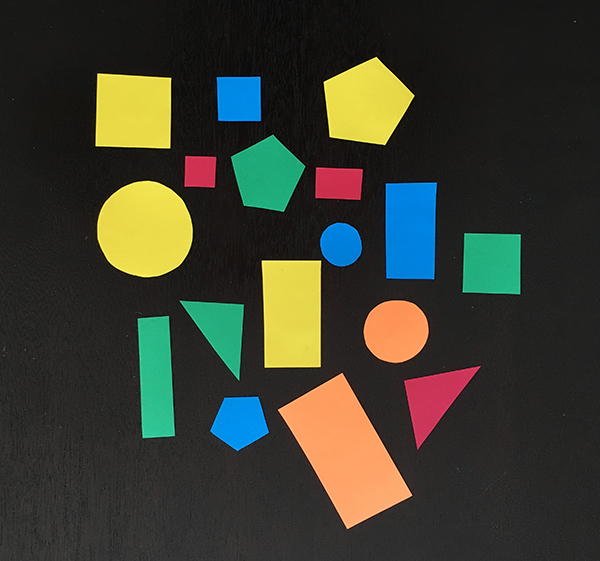
#> input picture src/vision/shape-detection/shapes_and_colors.png, 600 x 561 px, given in place of the camera
$ python camera.py   (older library calls are emulated)
#> lines starting #> are read from the running program, lines starting #| are printed output that depends on the picture; after the words box and inside, x2 and y2 are one past the last pixel; in counts of white or black regions, pixels touching at a corner belong together
import sys, time
from queue import Queue
from time import sleep
from multiprocessing import Process, Manager
import cv2
import os, os.path
sys.path.insert(0, os.getcwd())
# import Software.pour_it_utils

from picamera.array import PiRGBArray
from picamera import PiCamera

class Camera():
    ###########################################################################
    # SETTING UP AND BASIC LOW-LEVEL OPERATION OF CAMERAS
    ###########################################################################

    def __init__(self):
        self.images_path = '' if os.getcwd().endswith('/vision') else 'vision/'
        self.running_on_pi = os.getcwd().startswith('/home/pi')
        self.running_on_dice = os.getcwd().startswith('/afs/inf.ed.ac.uk')
        self.using_picamera = self.running_on_pi

        self.cam_fps = 20.0
        self.custom_shapes_names = ['triangle', 'heart', 'circle', 'star'] #, 'square', 'cross']
        self.custom_shapes_contours = dict()
        self.custom_shape_sim_threshold = 0.07 # similarity threshold; smaller values are more strict

        if not self.using_picamera:
            self.set_logitech_variables()

        self.look_back_window = 0
        self.previously_seen = Queue(maxsize=max(1, self.look_back_window))
        while not self.previously_seen.full():
            self.previously_seen.put('some strange unidentifiable shape')

        self.multi_thread_dict = dict()

        self.setup_camera()


    # Initialises parameters needed for using the Logitech camera, such
    # as the time thresholds needed for getting fresh images from the
    # buffer.
    def set_logitech_variables(self):
        self.cam_id = 0 if self.running_on_pi or self.running_on_dice else 1
        if self.running_on_pi:
            self.cam_buffer_threshold = 0.5 # 0.015
        else:
            self.cam_buffer_threshold = 0.00035
        self.frame_widths = [160,176,320,352,432,544,640,800,960,1184,1280]


    # Only for the Logitech camera if we want multithreading
    # for time-limited fresh image retrieving functionality
    # (note that it's been working fine without this multithreading
    # on Pi 3).
    # [6 lines left out: function setup_multithreading, not called in this run]


    # Returns a camera object with all important parameters set
    # (resolution, FPS, contrast, B&W, etc)
    def setup_camera(self):
        if self.using_picamera:
            self.cam_width = 600
            self.cam_height = 300
            self.camera = PiCamera()
            self.camera.color_effects = (128, 128) #B&w mode
            self.camera.contrast = 70
            self.camera.framerate = self.cam_fps
            self.camera.resolution = (self.cam_width, self.cam_height)
            self.camera.zoom = (0.15, 0.10, 0.7, 0.8)
            self.cam_raw_capture = PiRGBArray(self.camera)

            print("Cam resolution: {}x{}".format(self.camera.resolution[0], self.camera.resolution[1]))

            # allow the camera to warmup
            time.sleep(1)
        else:
            self.cam_width = 160
            self.cam_height = 120
            self.camera = cv2.VideoCapture(self.cam_id)

            self.check_camera()

            # Property codes from here:
            # https://docs.opencv.org/2.4/modules/highgui/doc/reading_and_writing_images_and_video.html#videocapture-set
            # REMEMBER to REMOVE the 'CV_' prefix
            self.camera.set(cv2.CAP_PROP_FRAME_WIDTH, self.cam_width)
            self.camera.set(cv2.CAP_PROP_FRAME_HEIGHT, self.cam_height)
            self.camera.set(cv2.CAP_PROP_FPS, self.cam_fps)
            self.camera.set(cv2.CAP_PROP_CONTRAST, 0.7)
            self.camera.set(cv2.CAP_PROP_SATURATION, 0.0)
            self.camera.set(cv2.CAP_PROP_GAIN, 0.0)


    # Makes sure that camera is running and ready.
    # If not, tries to start the camera until everything is OK.
    def check_camera(self):
        camera_reset = False

        while not self.camera:
            print("Camera not found, setting it up")
            camera_reset = True
            self.setup_camera()

        cam_open = True if self.using_picamera else self.camera.isOpened()
        while not cam_open:
            print("Camera not opened, opening it up")
            if self.using_picamera:
                self.camera = PiCamera()
                sleep(0.1)
            else:
                self.camera.open(self.cam_id)
            cam_open = True if self.using_picamera else self.camera.isOpened()

        if camera_reset:
            if self.using_picamera:
                print("Cam resolution: {}x{}".format(self.camera.resolution[0], self.camera.resolution[1]))
            else:
                print("Cam resolution: {}x{}".format(self.camera.get(cv2.CAP_PROP_FRAME_WIDTH), self.camera.get(cv2.CAP_PROP_FRAME_HEIGHT)))


    # Closes the camera and destroys any graphical windows that
    # have been generated
    # [8 lines left out: function destroy_camera, not called in this run]


    # Lowest-level capturing of an image from any camera.
    def cam_read(self):
        if self.using_picamera:
            self.camera.capture(self.cam_raw_capture, format="bgr")
            image = self.cam_raw_capture.array
            self.cam_raw_capture.truncate(0)
            return None, image
        else:
            r, image = self.camera.read()
            return r, image


    # Basic low-level reading used with the Logitech camera (developed
    # primarily for multithreading scenarios)
    def read_from_logitech_camera(self, return_dict, random_arg=0):
        if self.using_picamera:
            print("ERROR: Cannot use this method with Pi camera!")
        else:
            _, img = self.camera.read()
            return_dict['img'] = img


    # Takes images from camera and throws away those coming from the buffer
    # until it hits a fresh image. How it does this: Uses empirical threshold
    # because it takes much longer to fetch image from the camera than it takes
    # to fetch it just from the buffer.
    def get_fresh_image_from_camera(self, timeToRun=1.0, multiThread=False):
        self.check_camera()

        if self.using_picamera:
            _, image = self.cam_read()
            return image
        else:
            total_start = time.time()
            time_to_fetch = 0
            self.multi_thread_dict['img'] = None

            if multiThread:
                r, i = self.camera.read()

            while time_to_fetch < self.cam_buffer_threshold and time.time() - \
                total_start < timeToRun:
                start = time.time()
                img = None
                self.multi_thread_dict['img'] = None

                if multiThread:
                    cam_process = Process(target=self.read_from_logitech_camera,
                        name="CamProcess", args=(self.multi_thread_dict, 0))
                    cam_process.start()
                    cam_process.join(timeToRun)
                    if cam_process.is_alive():
                        cam_process.terminate()
                else:
                    self.read_from_logitech_camera(self.multi_thread_dict)

                time_to_fetch = time.time() - start
                print("        ({:.4f})".format(time_to_fetch))

            return self.multi_thread_dict['img']


    ###########################################################################
    # WORKING WITH (PRE)DEFINED SHAPES
    ###########################################################################

    # Scans custom shapes using the camera and saves them into files.
    # Does NOT overwrite existing files.
    def capture_custom_shapes(self):
        for n in self.custom_shapes_names:
            fname = self.images_path + n + '.png'
            if not os.path.isfile(fname):
                wait_time = 3
                for i in range(wait_time):
                    print("Taking a shot of {} in {}...".format(n, wait_time - i))
                    sleep(1)

                r, img_raw = self.cam_read()
                image = self.apply_filters(img_raw)
                cv2.imwrite(fname, image)
#> this loop made 4 passes
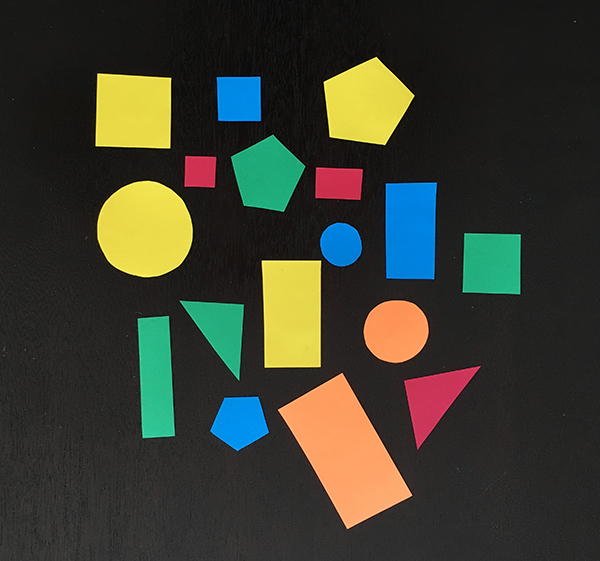
#> input picture src/vision/shape-detection/shapes_and_colors.png, 600 x 561 px, given in place of the camera
#> pass 1, in apply_filters, `image = cv2.cvtColor(image, cv2.COLOR_BGR2GRAY)`:
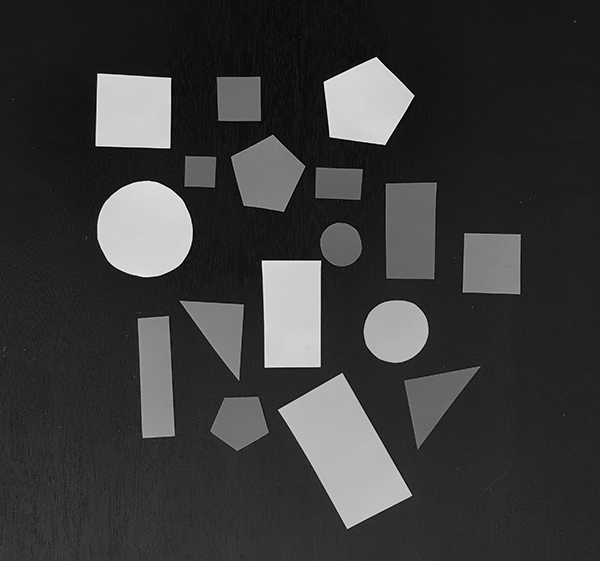
#> image: shape (561, 600); min 0, max 243, mean 58.1
#> pass 1, in apply_filters, `(thresh, image) = cv2.threshold(image, 60, 255, cv2.THRESH_BINARY_INV)`:
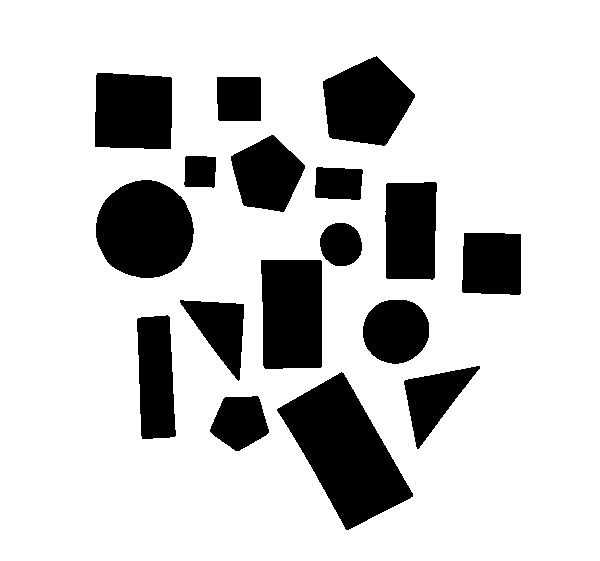
#> image: shape (561, 600); 79.5% white; 17 black regions, largest, box (x1, y1, x2, y2) and area: (277, 372, 413, 530) 10640, (96, 180, 194, 278) 7532, (261, 260, 322, 369) 6442
#> img_raw is the input picture: shape (561, 600, 3); mean B, G, R 47.5, 60.1, 58.4


    # Loads B&W binary images of custom shapes from the saved files
    # so we can then recognise the patterns in new images coming
    # from the camera
    def load_custom_shapes(self):
        for n in self.custom_shapes_names:
            img = cv2.imread(self.images_path + n + '.png')
#> img: shape (561, 600, 3); 79.5% white; 17 black regions
            img = cv2.cvtColor(img, cv2.COLOR_BGR2GRAY)
            _, contours, _ = cv2.findContours(img, cv2.RETR_TREE, cv2.CHAIN_APPROX_SIMPLE)
#> contours = 18 contours; largest, box (x1, y1, x2, y2) and area: (0, 0, 600, 561) 335440, (276, 371, 414, 531) 10828, (95, 179, 195, 279) 7672, (260, 259, 323, 370) 6608, (322, 55, 416, 147) 5852
            self.custom_shapes_contours[n] = contours[0]


    # Detects polygon with 3, 4, 5 or many sides in passed contour
    # [13 lines left out: function detect_polygon, not called in this run]


    # Detects any custom (loaded from files) shapes in passed contour
    def detect_custom_shape(self, contour_unknown):
        similarities = dict()

        for n, c_shape in self.custom_shapes_contours.items():
            sim = cv2.matchShapes(contour_unknown, c_shape, cv2.CONTOURS_MATCH_I1, 0.0)
            similarities[n] = sim

        sim_values = similarities.values() if len(similarities) > 0 else [10000]
        min_sim = min(sim_values)
        if min_sim > self.custom_shape_sim_threshold:
            return -10000, None
        else:
            for n, s in similarities.items():
                if s == min_sim:
                    return s*-1, n


    ###########################################################################
    # IMAGE PRE-PROCESSING, FINDING CONTOURS (SHAPES) AND THEIR PARAMETERS
    ###########################################################################

    # Blurs and binarises passed image.
    def apply_filters(self, image):
        if image is None:
            print("No image provided!")
            return None
        else:
            image = cv2.cvtColor(image, cv2.COLOR_BGR2GRAY)
            image = cv2.GaussianBlur(image, (5, 5), 0)
            (thresh, image) = cv2.threshold(image, 60, 255, cv2.THRESH_BINARY_INV)

            return image


    # Detects all contours in the given image.
    def get_contours(self, img):
        # Pre-process the image
        img = self.apply_filters(img)

        # Find all contours in the image
        img, contours, hierarchy = cv2.findContours(img,
            cv2.RETR_TREE, cv2.CHAIN_APPROX_SIMPLE)

        return contours, img


    # Finds the most salient contour or possibly the most salient exemplar
    # of a desired shape in the image.
    def find_most_salient_contour(self, contours, wantedShape=None, minHeight=None):
        # Loop through found contours and try detecting those
        # that resemble custom shapes or polygons.
        max_weight = -10000
        best_contour = None
        label_to_return = None

        for contour in contours:
            if minHeight is not None and self.get_contour_height(contour) < minHeight:
                continue
            # Detect and remember all detected shapes
            weight, label = self.detect_custom_shape(contour)

            if weight > max_weight and (wantedShape is None or label == wantedShape):
                max_weight = weight
                best_contour = contour
                label_to_return = label

        return best_contour, label_to_return


    # Returns the X position (absolute, as an int) of the given contour
    # in the image.
    def get_x_position_of_contour(self, contour):
        moments = cv2.moments(contour)
        x_coordinate = int(moments['m10']/moments['m00'])
        return x_coordinate


    # Height of given contour in pixels
    def get_contour_height(self, contour):
        _, _, _, h = cv2.boundingRect(contour)
        return h


    # Marks and labels the given contour in the image.
    def draw_contour(self, img, contour, label=None):
        if contour is None:
            return img

        # Draw the filled contours into the original image
        ratio = 1
        M = cv2.moments(contour)

        if M["m00"] != 0:
            cX = int((M["m10"] / M["m00"]) * ratio)
            cY = int((M["m01"] / M["m00"]) * ratio)

            img = cv2.drawContours(img, [contour], -1, (0, 255, 0), 1)

            if label:
                img = cv2.putText(img, label, (cX, cY),
                    cv2.FONT_HERSHEY_SIMPLEX, 0.5, (255, 255, 255), 2)

        return img


    # Decides which shapes are really present in the image stream.
    # Can do simple smoothing for higher reliability: Only consider
    # shape as present if it occured in last N images.
    # [21 lines left out: function pick_shapes_present_in_stream, not called in this run]


    # Displays simple live stream coming from the camera (only on non-Pi devices)
    def stream_from_camera(self):
        if self.using_picamera or self.running_on_pi:
            print("Can't stream when running on Raspberry Pi!")
            return
        else:
            while(self.camera.isOpened()):
                ret, frame = self.camera.read()
                cv2.imshow('frame', frame)
                if cv2.waitKey(1) & 0xFF == ord('q'):
#> (key q is pressed here)
                    break


    def stream_and_detect(self, wantedShape, minShapeHeight=None, showStream=False,
        continuousStream=False, timeToRun=1.0, saveImages=False, fname="img", multiThread=False):
        """
        Processes the camera stream, looking for the specified shape. Can be restricted
        to only run for a maximum of timeToRun seconds and then return None if the desired
        shape was not detected.

        Arguments:
            wantedShape {string} -- the shape we want to detect

        Keyword Arguments:
            minShapeHeight {number} -- minimum height of a shape contour to be considered
                (to filter out majority of small fake shapes detected in the noise)
            showStream {bool} -- whether to show the live stream from the camera
                (can't be used on RPi)
            continuousStream {bool} -- run forever instead of returning when the desired
                shape is detected
            timeToRun {number} -- the maximum time the function can take before it forcibly
                returns (useful to make sure we don't wait for ages for a shape that is
                simply not found in our field of vision)
            saveImages {bool} -- whether to save the frames as we go (for debugging
                the field of vision settings of the camera)
            fname {str} -- prefix to use when saving frames to files (relevant when saveImages
                is True)
            multiThread {bool} -- whether to do multithreading (used with the Logitech camera
                for fetching fresh images rather than stale material from the buffer)

        Returns:
            int or None -- the X coordinate (in pixels) of the best found instance of the wanted shape
        """
        start = time.time()
        runAgain = True
        x_coordinate = None
        height = None

        if multiThread:
            if self.using_picamera:
                print("WARNING: Multithreading not supported with Pi camera.")
            else:
                self.setup_multithreading()

        # Processes the live stream, for every snapshot detecting the shapes.
        while runAgain:
            x_coordinate = None

            print("...waiting for {} ({:.3f})...".format(wantedShape, time.time() - start))

            # Get fresh image from camera (and don't wait for it more than 1 second)
            img = self.get_fresh_image_from_camera(timeToRun=2.0, multiThread=multiThread)

            # We managed to get an image; continue and process the contours present in it
            if img is not None:
                contours, img = self.get_contours(img)
                best_contour, _ = self.find_most_salient_contour(contours, wantedShape, minHeight=minShapeHeight)

                if best_contour is not None:
                    x_coordinate = self.get_x_position_of_contour(best_contour)
                    height = self.get_contour_height(best_contour)
                    print("Height of best contour: {}px".format(self.get_contour_height(best_contour)))

                if saveImages:
                    if best_contour is not None:
                        img = self.draw_contour(img, best_contour, wantedShape)

                    cv2.imwrite(fname + ".jpg", img)


                if showStream:
                    if self.running_on_pi:
                        print("WARNING: Cannot show stream from camera on Raspberry Pi!")
                    else:
                        # Show the captured image with added shape contours
                        # and possibly shape labels as well
                        img = self.draw_contour(img, best_contour, wantedShape)
                        cv2.imshow("Image", img)
                        if cv2.waitKey(1) & 0xFF == ord('q'):
                            break

                if best_contour is not None and not continuousStream:
                    return x_coordinate, height

            run_time = time.time() - start
            if not continuousStream and run_time > timeToRun:
                runAgain = False
                print("...timing out ({:.3f}), {} not spotted :-(...".format(run_time, wantedShape))
            else:
                pass

        return x_coordinate, height


    # [58 lines left out: functions read_shape_from_card, read_shapes_for_confmtrx, get_desired_shape, contour_detection_demo, not called in this run]


    # Simple showcase of what this class can do.
    def demo(self):
        self.capture_custom_shapes()
        self.load_custom_shapes()

        shape = 'triangle'

        if not self.using_picamera:
            self.stream_from_camera()

        for i in range(1000):
            fname = "img" + str(i)
            x, _ = self.stream_and_detect(wantedShape=shape, showStream=False, continuousStream=False, saveImages=True, fname=fname,minShapeHeight=35)

            if x:
                print("Position of {}: {}px.".format(shape, x))
            else:
                print(":-(")
#> this loop made 4 passes
#| Height of best contour: 561px
#| Position of triangle: 299px.
#| Height of best contour: 561px
#| Position of triangle: 299px.
#| Height of best contour: 561px
#| Position of triangle: 299px.
#> pass 1, in draw_contour, `img = cv2.drawContours(img, [contour], -1, (0, 255, 0), 1)`:
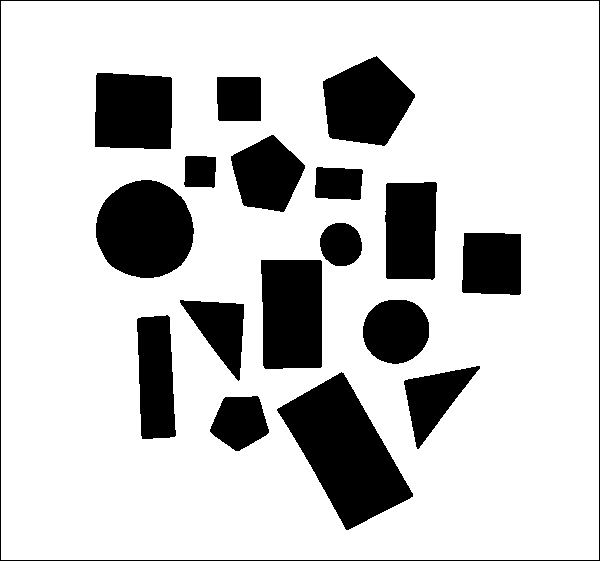
#> img: shape (561, 600); 78.8% white; 18 black regions, largest, box (x1, y1, x2, y2) and area: (277, 372, 413, 530) 10640, (96, 180, 194, 278) 7532, (261, 260, 322, 369) 6442
#> pass 1, in draw_contour, `img = cv2.putText(img, label, (cX, cY), cv2.FONT_HERSHEY_SIMPLEX, 0.5,..`:
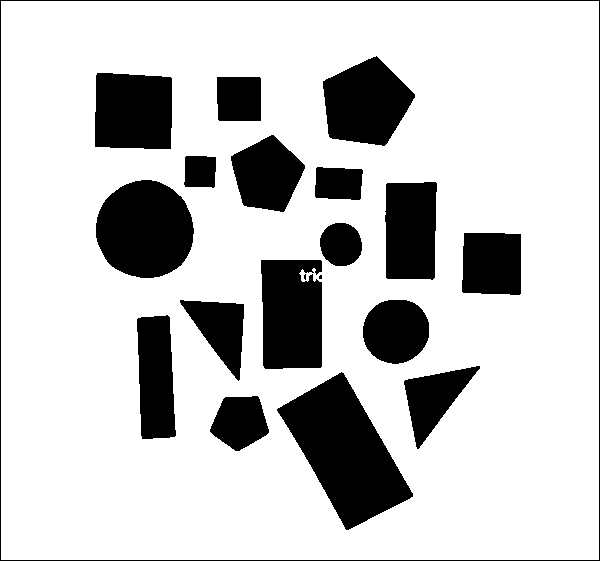
#> img: shape (561, 600); 78.9% white; 20 black regions (2 under 20 px), largest, box (x1, y1, x2, y2) and area: (277, 372, 413, 530) 10640, (96, 180, 194, 278) 7532, (261, 260, 322, 369) 6261

        self.destroy_camera()

if __name__ == "__main__":
    cam = Camera()
    # [5 lines of commented-out code are left out]

    cam.demo()

    # [8 lines of commented-out code are left out]
